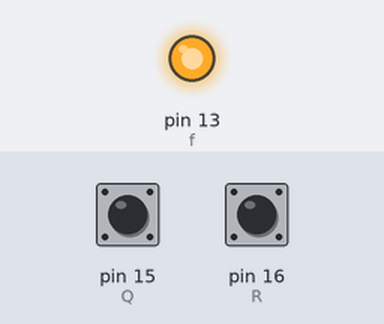
The program below on a simulated MicroPython board. Shown: output pins drawn as LEDs (lit = HIGH). The test bench sets the inputs (shaded band); at power-on: pin 15 (Q) LOW, pin 16 (R) LOW.

Above: at 1.2 s.
1.3 s: pin 15 (Q) pulled HIGH for 0.15 s
At 1.4 s:
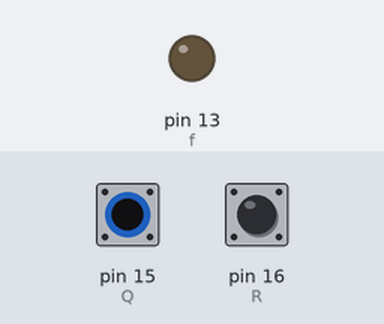
3.0 s: pin 15 (Q) pulled HIGH for 3.2 s
At 7.4 s:
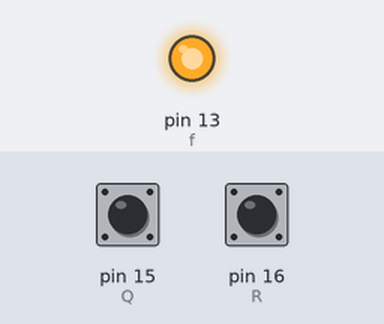
7.7 s: pin 16 (R) pulled HIGH for 3.2 s
At 8.7 s:
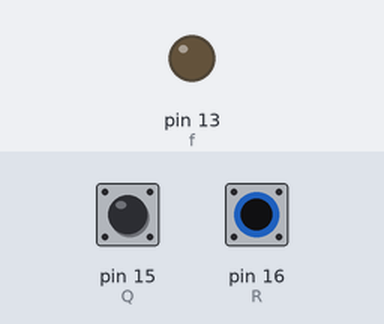
Timing chart, 0 to 12.4 s (numbered marks = the images above; inputs shaded):
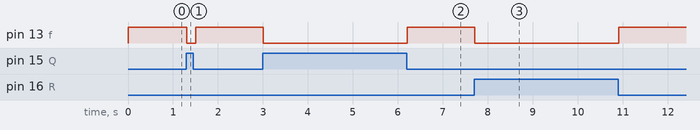

The program:

micropython9.py
```python
from machine import Pin
from time import sleep

# Define input pins
P = Pin(14, Pin.IN, Pin.PULL_DOWN)
Q = Pin(15, Pin.IN, Pin.PULL_DOWN)
R = Pin(16, Pin.IN, Pin.PULL_DOWN)

# Define output pin
f = Pin(13, Pin.OUT)

while True:
    q = Q.value()
    r = R.value()

    # Example logic: f = NOT(Q OR R)
    output = not (q or r)

    f.value(output)
    sleep(0.1)
```

Measured:
- after the input at 1.3 s, pin 13 (f): HIGH → LOW at once, → HIGH 0.20 s later
- after the input at 3.0 s, pin 13 (f): HIGH → LOW at once, → HIGH 3.2 s later
- after the input at 7.7 s, pin 13 (f): HIGH → LOW at once, → HIGH 3.2 s later
